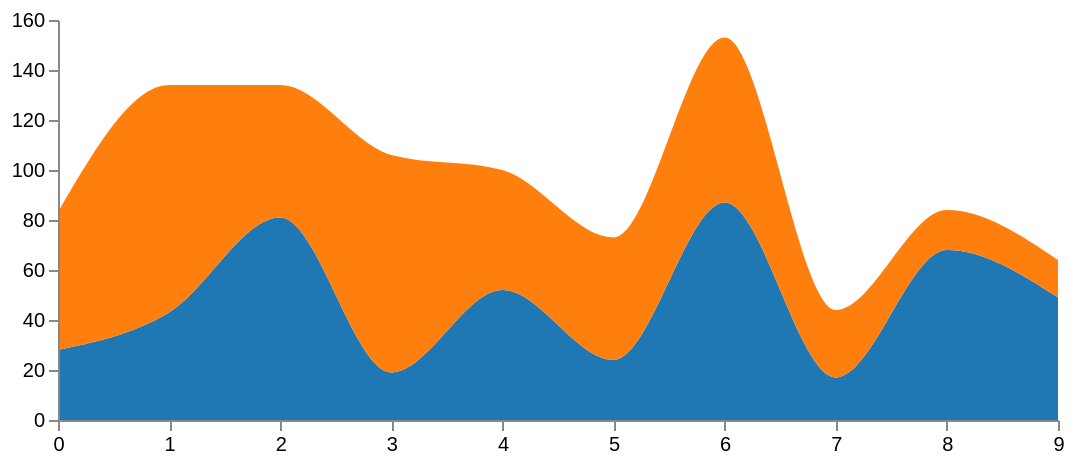

Write a Vega-Lite specification for this figure.
### Vega specification from a JSON file in a GitHub repository (floating-point values rounded to 4 significant figures)
{"schema": {"language": "vega", "version": "3.0.0"}, "width": 500, "height": 200, "padding": 5, "data": [{"name": "table", "values": [{"x": 0, "y": 28, "c": 0}, {"x": 0, "y": 55, "c": 1}, {"x": 1, "y": 43, "c": 0}, {"x": 1, "y": 91, "c": 1}, {"x": 2, "y": 81, "c": 0}, {"x": 2, "y": 53, "c": 1}, {"x": 3, "y": 19, "c": 0}, {"x": 3, "y": 87, "c": 1}, {"x": 4, "y": 52, "c": 0}, {"x": 4, "y": 48, "c": 1}, {"x": 5, "y": 24, "c": 0}, {"x": 5, "y": 49, "c": 1}, {"x": 6, "y": 87, "c": 0}, {"x": 6, "y": 66, "c": 1}, {"x": 7, "y": 17, "c": 0}, {"x": 7, "y": 27, "c": 1}, {"x": 8, "y": 68, "c": 0}, {"x": 8, "y": 16, "c": 1}, {"x": 9, "y": 49, "c": 0}, {"x": 9, "y": 15, "c": 1}], "transform": [{"type": "stack", "groupby": ["x"], "sort": {"field": "c"}, "field": "y"}]}, {"name": "stats", "source": "table", "transform": [{"type": "aggregate", "groupby": ["x"], "fields": ["y"], "ops": ["sum"]}]}], "scales": [{"name": "x", "type": "point", "range": "width", "domain": {"data": "table", "field": "x"}}, {"name": "y", "type": "linear", "range": "height", "nice": true, "zero": true, "domain": {"data": "stats", "field": "sum_y"}}, {"name": "color", "type": "ordinal", "scheme": "category10", "domain": {"data": "table", "field": "c"}}], "axes": [{"orient": "bottom", "scale": "x", "zindex": 1}, {"orient": "left", "scale": "y", "zindex": 1}], "marks": [{"type": "group", "from": {"facet": {"name": "series", "data": "table", "groupby": "c"}}, "marks": [{"type": "area", "from": {"data": "series"}, "encode": {"enter": {"interpolate": {"value": "monotone"}, "x": {"scale": "x", "field": "x"}, "y": {"scale": "y", "field": "y0"}, "y2": {"scale": "y", "field": "y1"}, "fill": {"scale": "color", "field": "c"}}, "update": {"fillOpacity": {"value": 1}}, "hover": {"fillOpacity": {"value": 0.5}}}}]}]}
